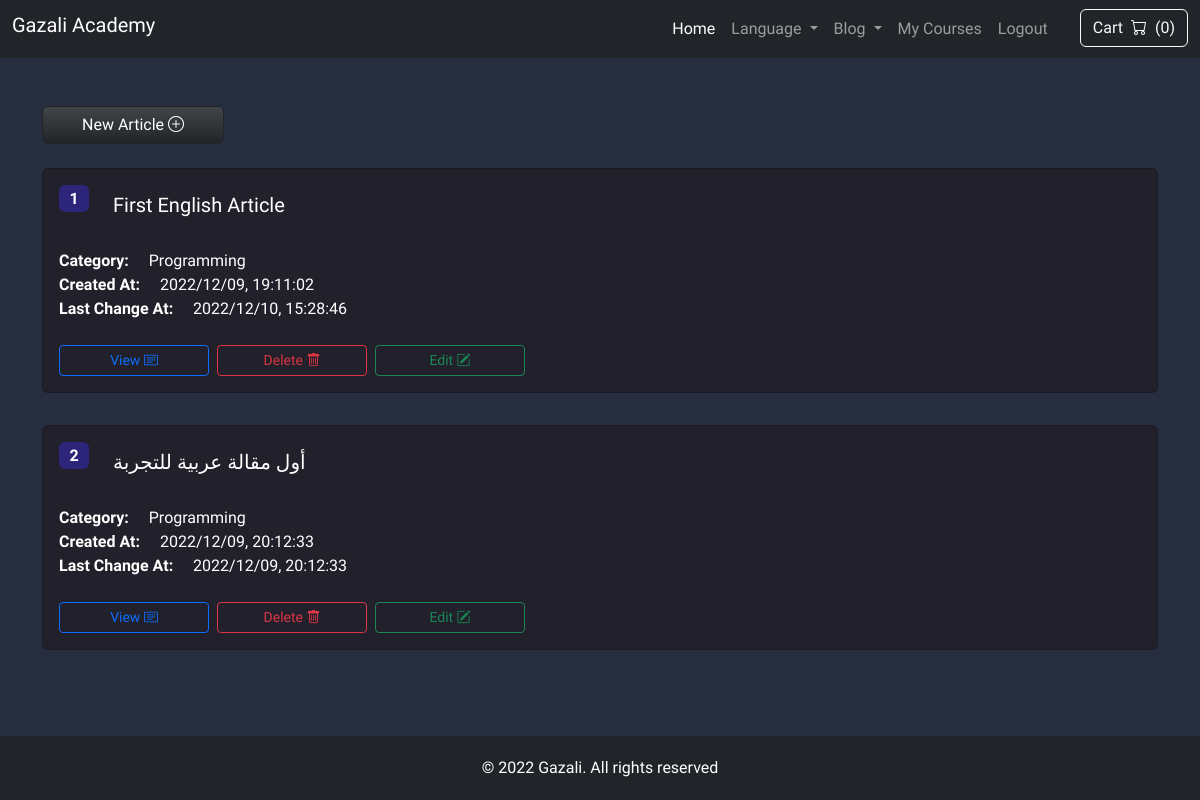
The page /blog/personal (signed in) on the database as committed earlier.
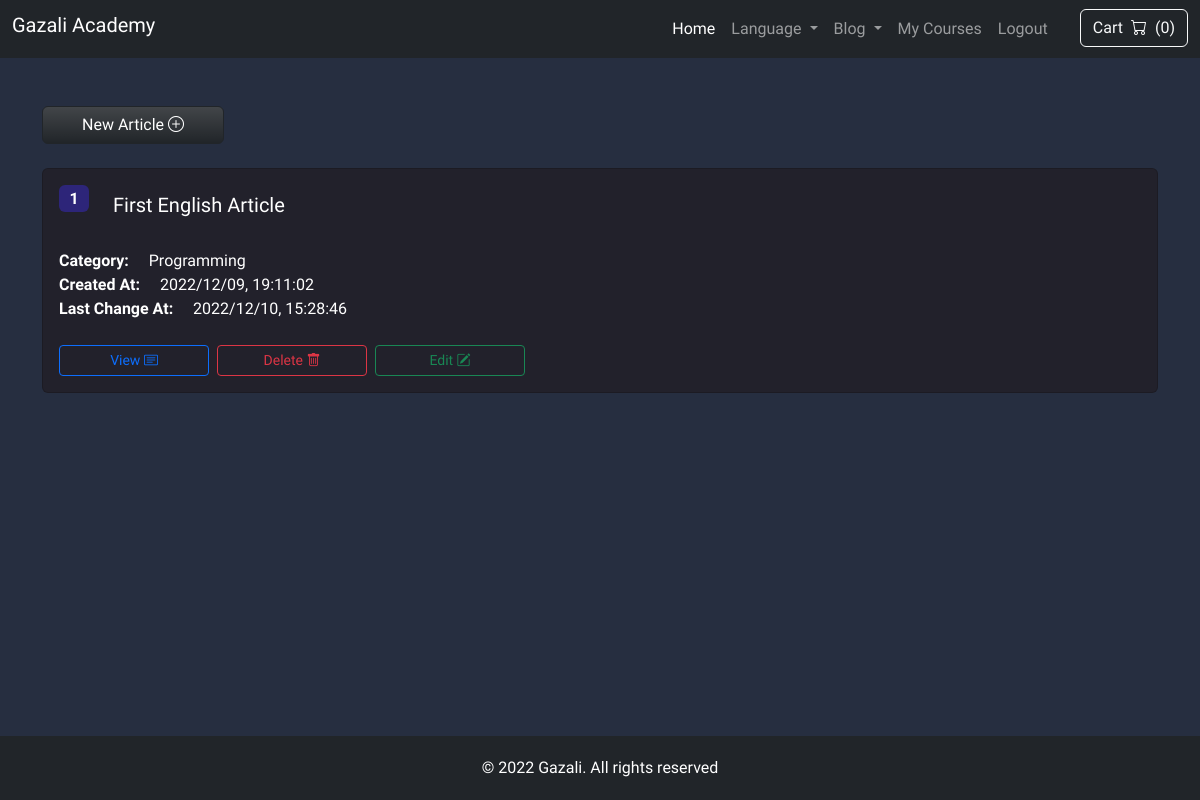
The same page on the database as committed later.
### blog/models.py (models this page shows, shortened)
class Article(models.Model):
    title = models.CharField(verbose_name=_('title'), max_length=255, unique=True)
    body = RichTextField()
    is_arabic = models.BooleanField(default=True, verbose_name=_('is arabic'))
    created_at = models.DateTimeField(auto_now_add=True, verbose_name=_('created at'))
    updated_at = models.DateTimeField(auto_now=True, verbose_name=_('updated at'))
    author = models.ForeignKey(AUTH_USER_MODEL, null=True, on_delete=models.SET_NULL, verbose_name=_('author'))
    category = models.ForeignKey(Category, on_delete=models.PROTECT, verbose_name=_('category'))
    class Meta:
        verbose_name = _('article')
        verbose_name_plural = _('articles')

class Category(models.Model):
    name = models.CharField(max_length=255, verbose_name=_('name'))
    def __str__(self):
        return self.name
    class Meta:
        verbose_name = _('category')
        verbose_name_plural = _('categories')

### blog/views.py (the view)
# urls.py: path('personal', views.list_person_articles, name='blog_personal'),
@login_required
def list_person_articles(request: HttpRequest):
    articles = Article.objects.filter(author=request.user)
    return render(request, 'personal_blog.html', {'articles': articles})

### courses/custom_context_processor.py (called while the page is built)
def academy_website(request):
    cart = Cart.objects.filter(session=request.session.session_key).last() or None
    cart_total = 0
    cart_courses = []
    if cart is not None:
        cart_courses = Course.objects.filter(pk__in=cart.items)
        for course in cart_courses:
            cart_total += course.price
    return {
        "cart_courses": cart_courses,
        "cart_total": cart_total
    }

### blog/templates/personal_blog.html (shortened to what this page needs)
{% extends 'base.html' %}
{% load i18n %}
{% block content %}
    <div class="container my-5 d-flex flex-column gap-3">
        <div class="row container">
            <a href="{% url 'blog_create' %}" class="btn btn-dark bg-gradient col-md-2">{% trans "New Article" %} <i class="bi bi-plus-circle"></i></a>
        </div>
        {% for article in articles %}
            <div class="card text-white my-2" style="background-color: var(--cards-color)">
                <div class="card-body">
                    <div class="card-title mb-3 d-flex gap-3 align-items-start">
                        <div class="badge fs-6 fc" style="background-color: var(--cards-color-2);">
                            {{ forloop.counter }}
                        </div>
                        <h5 class="rounded p-2">
                            {{ article.title }}
                        </h5>
                    </div>
                    <div>
                        <span class="fw-bold">{% trans "Category" %}: &nbsp;&nbsp;&nbsp; </span> {{ article.category }}
                    </div>
                    <div>
                        <span class="fw-bold">{% trans "Created At" %}: &nbsp;&nbsp;&nbsp; </span> {{ article.created_at|date:"Y/m/d, H:i:s" }}
                    </div>
                    <div class="mb-4">
                        <span class="fw-bold">{% trans "Last Change At" %}: &nbsp;&nbsp;&nbsp; </span> {{ article.updated_at|date:"Y/m/d, H:i:s" }}
                    </div>
                    <div class="row container gap-2">
                        <a href={% url 'blog_detail' article.id %} class="btn btn-outline-primary btn-sm" style="width: 150px">{% trans "View" %} <i class="bi bi-card-text"></i></a>
                        <a href={% url 'blog_delete' article.id %} class="btn btn-outline-danger btn-sm" style="width: 150px">{% trans "Delete" %} <i class="bi bi-trash"></i></a>
                        <a href={% url 'blog_update' article.id %} class="btn btn-outline-success btn-sm" style="width: 150px">{% trans "Edit" %} <i class="bi bi-pencil-square"></i></a>
                    </div>
                </div>
            </div>
        {% empty %}
            <div class="fc fs-1 gap-3 mt-4 p-4 flex-wrap text-center text-white rounded" style="border: 2px solid white">
                {% trans "There is no articles for display" %} <i class="bi bi-emoji-frown"></i>
            </div>
        {% endfor %}
    </div>
{% endblock content %}

Rows that differ between the two databases and show on the page:
removed Article: title "أول مقالة عربية للتجربة", category "Programming", created_at "2022/12/09, 20:12:33", updated_at "2022/12/09, 20:12:33"
